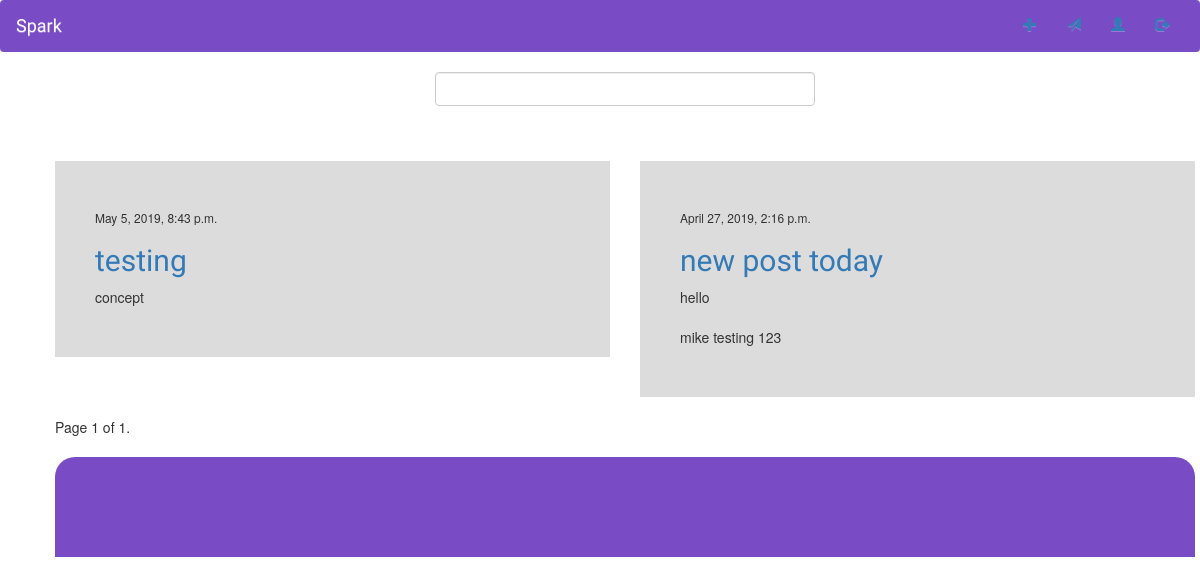
Page / (signed in) on the committed database.
### blog/models.py (models this page shows, shortened)
class Post(models.Model):
    author = models.ForeignKey(settings.AUTH_USER_MODEL, on_delete=models.CASCADE)
    title = models.CharField(max_length=200)
    text = models.TextField()
    created_date = models.DateTimeField(default=timezone.now)
    published_date = models.DateTimeField(blank=True, null=True)
    x = models.BooleanField(default = True)

### blog/views.py (the view)
# urls.py: path('', views.post_list, name = 'post_list'),
@login_required
def post_list(request):
    global d, m
    if request.method == "POST":
        se = SearchField(request.POST)
        if se.is_valid():
            b = False
            name = se.save(commit = False)
            x = name.text
            l = User.objects.values_list('username', flat=True)
            l = list(l)
            if x in l:
                b = True
            print(b)
            print(request.user)
            print(type(x), '    ', type((request.user)))
            if b is True:
                if request.user.username == x:
                    return redirect('post_list')
                else:
                    m = User.objects.get(username = x)
                    d = Post.objects.filter(author = m).order_by('-published_date')
                    return render(request, 'blog/another_profile.html', {'d':d, 'search': se, 'bool': b, 'text':x, 'email':m.email, 'img_url':m.profile.p_image.url, 'm':m})
            elif not b:
                return render(request, 'blog/another_profile.html', {'search': se, 'bool': b, 'text':x})
            print(x, '   ', request.user)
    else:
        if request.user.is_authenticated:
            var = User.objects.get(username = request.user)
            posts = Post.objects.filter(author = var).order_by('-published_date')
            se = SearchField()
            paginator = Paginator(posts, 6)
            page = request.GET.get('page')
            post_list = paginator.get_page(page)
            return render(request, 'blog/post_list.html', {'posts':post_list , 'search': se})
        elif request.user.is_authenticated is False:
            return render(request, 'blog/post_list.html', {})

### search/forms.py
class SearchField(forms.ModelForm):
	text = forms.CharField(label='')
	class Meta:
		model = searchbox
		fields = ('text', )

### blog/templates/blog/post_list.html (shortened to what this page needs)
{% extends 'blog/base.html' %}
{% load crispy_forms_tags %}
{% block content %}
{% if user.is_authenticated %}
	{% if search %}
	    <form method="POST" class="post-form col-md-offset-4">{% csrf_token %}
	        {{ search|crispy }}
	    </form>
    {% endif %}
    <div class="row">
        {% for post in posts%}
        {% if post.x is True %}
            <div class="class col-md-6">
                <br><br>
                <div class="post">
                    <h6>{{ post.published_date }}</h6>
                    <a style = "text-decoration:none" href="{% url 'post_detail' pk=post.pk %}"><h2>{{ post.title }}</h2></a>
                    <p>{{ post.text|truncatechars:120|linebreaksbr }}</p>
                </div>
            </div>
            {% endif %}
        {% endfor %}
    </div>
<div class="pagination">
    <span class="step-links">
        <span class="current">
            Page {{ posts.number }} of {{ posts.paginator.num_pages }}.
        </span>
    </span>
</div>
<div class="lower_class">
</div>
{% endif %}
{% endblock %}

### blog/templates/blog/base.html (style rules this page uses)
h1, h2, h3, h4 { font-family: 'Raleway', sans-serif; }
.post-form textarea, .post-form input { width: 50%; }
.post { padding: 40px; transition: box-shadow .3s; background-color: #DCDCDC; }
.lower_class { height: 100px; width: 1140px; border-radius: 20px 20px 0px 0px; background-color: #794bc4; }

### rows in the picture
Post: published_date "May 5, 2019, 8:43 p.m.", title "testing", text "concept"
Post: published_date "April 27, 2019, 2:16 p.m.", title "new post today", text "hello mike testing 123"

### other values in the picture
{{ posts.number }} "1"
{{ posts.paginator.num_pages }} "1"
